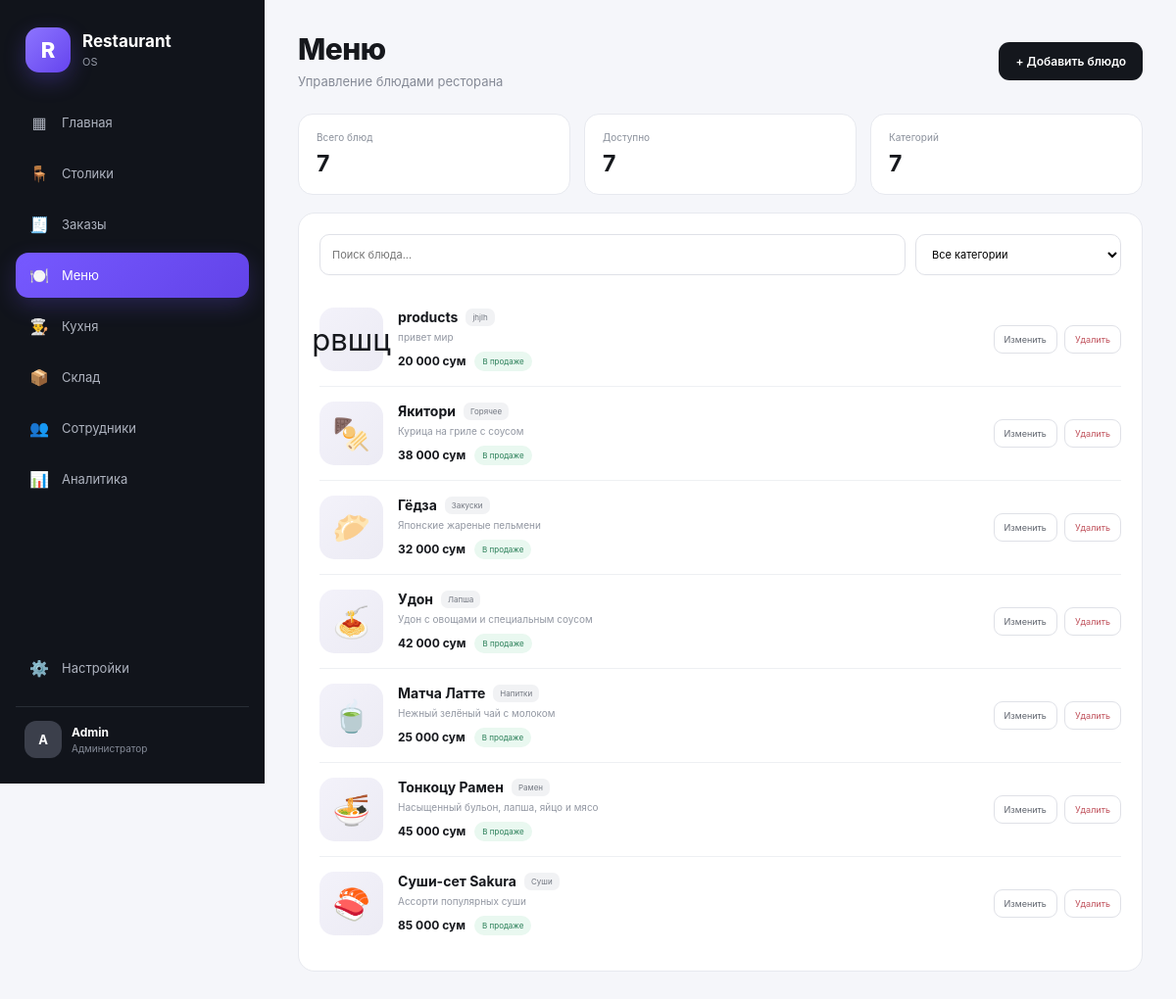
The page /menu on the database its author committed.
### tables this page shows
CREATE TABLE menu_items (
            id INTEGER PRIMARY KEY AUTOINCREMENT,
            name TEXT NOT NULL,
            category TEXT NOT NULL,
            description TEXT,
            price INTEGER NOT NULL,
            emoji TEXT DEFAULT '🍽️',
            available INTEGER NOT NULL DEFAULT 1,
            created_at TEXT NOT NULL
        );

### app.py (the view)
@app.route("/menu")
def menu_admin():
    menu = get_all_menu()
    categories = sorted(
        list(
            set(
                item["category"]
                for item in menu
            )
        )
    )
    return render_template(
        "menu.html",
        menu=menu,
        categories=categories
    )

### app.py (called while the page is built, shortened)
def get_db():
    connection = sqlite3.connect(DATABASE)
    connection.row_factory = sqlite3.Row
    return connection

def get_all_menu(include_unavailable=True):
    connection = get_db()
    if include_unavailable:
        items = connection.execute("""
            SELECT *
            FROM menu_items
            ORDER BY category, name
        """).fetchall()
    connection.close()
    return items

### templates/menu.html (shortened to what this page needs)
<!DOCTYPE html>
<html lang="ru">
<head>
    <link rel="stylesheet"
          href="{{ url_for('static', filename='style.css') }}">
</head>
<body>
<div class="app">
    <aside class="sidebar">
        <div class="logo">
            <div class="logo-icon">
                R
            </div>
            <div>
                <h2>
                    Restaurant
                </h2>
                <span>
                    OS
                </span>
            </div>
        </div>
        <nav class="menu">
            <a href="/"
               class="menu-item">
                <span>▦</span>
                Главная
            </a>
            <a href="/tables"
               class="menu-item">
                <span>🪑</span>
                Столики
            </a>
            <a href="#"
               class="menu-item">
                <span>🧾</span>
                Заказы
            </a>
            <a href="/menu"
               class="menu-item active">
                <span>🍽️</span>
                Меню
            </a>
            <a href="/kitchen"
               class="menu-item">
                <span>👨‍🍳</span>
                Кухня
            </a>
            <a href="#"
               class="menu-item">
                <span>📦</span>
                Склад
            </a>
            <a href="#"
               class="menu-item">
                <span>👥</span>
                Сотрудники
            </a>
            <a href="#"
               class="menu-item">
                <span>📊</span>
                Аналитика
            </a>
        </nav>
        <div class="sidebar-bottom">
            <a href="#"
               class="menu-item">
                <span>⚙️</span>
                Настройки
            </a>
            <div class="user">
                <div class="avatar">
                    A
                </div>
                <div>
                    <strong>
                        Admin
                    </strong>
                    <small>
                        Администратор
                    </small>
                </div>
            </div>
        </div>
    </aside>
    <main class="main">
        <div class="topbar">
            <div>
                <h1>
                    Меню
                </h1>
                <p>
                    Управление блюдами ресторана
                </p>
            </div>
            <button
                class="add-table-btn"
                onclick="openAddModal()">
                + Добавить блюдо
            </button>
        </div>
        <div class="menu-summary">
            <div class="menu-summary-card">
                <span>
                    Всего блюд
                </span>
                <strong>
                    {{ menu|length }}
                </strong>
            </div>
            <div class="menu-summary-card">
                <span>
                    Доступно
                </span>
                <strong>
                    {{
                        menu
                        |selectattr("available")
                        |list
                        |length
                    }}
                </strong>
            </div>
            <div class="menu-summary-card">
                <span>
                    Категорий
                </span>
                <strong>
                    {{ categories|length }}
                </strong>
            </div>
        </div>
        <section class="admin-menu-panel">
            <div class="menu-toolbar">
                <input
                    id="menuSearch"
                    type="text"
                    placeholder="Поиск блюда..."
                    oninput="filterMenu()">
                <select
                    id="categoryFilter"
                    onchange="filterMenu()">
                    <option value="all">
                        Все категории
                    </option>
                </select>
            </div>
            <div class="admin-menu-list"
                 id="menuList">
                {% for item in menu %}
                <article
                    class="admin-menu-item"
                    data-name="{{ item.name|lower }}"
                    data-category="{{ item.category }}">
                    <div class="admin-food-icon">
                        {{ item.emoji }}
                    </div>
                    <div class="admin-food-info">
                        <div class="admin-food-main">
                            <h3>
                                {{ item.name }}
                            </h3>
                            <span class="admin-category">
                                {{ item.category }}
                            </span>
                        </div>
                        <p>
                            {{ item.description }}
                        </p>
                        <div class="admin-food-meta">
                            <strong>
                                {{
                                    "{:,}".format(
                                        item.price
                                    ).replace(",", " ")
                                }}
                                сум
                            </strong>
                            {% if item.available %}
                                <span class="availability available">
                                    В продаже
                                </span>
                            {% else %}
                                <span class="availability unavailable">
                                    Нет в наличии
                                </span>
                            {% endif %}
                        </div>
                    </div>
                    <div class="admin-food-actions">
                        <button
                            onclick="openEditModal(
                                {{ item.id }},
                                '{{ item.name|replace("'", "\\'") }}',
                                '{{ item.category|replace("'", "\\'") }}',
                                '{{ (item.description or '')|replace("'", "\\'") }}',
                                {{ item.price }},
                                '{{ item.emoji }}',
                                {{ item.available }}
                            )">
                            Изменить
                        </button>
                        <form
                            method="POST"
                            action="/menu/{{ item.id }}/delete"
                            onsubmit="
                                return confirm(
                                    'Удалить это блюдо?'
                                );
                            ">
                            <button type="submit"
                                    class="delete-btn">
                                Удалить
                            </button>
                        </form>
                    </div>
                </article>
                {% endfor %}
            </div>
        </section>
    </main>
</div>
</body>
</html>

### rows shown on the page
menu_items: emoji "рвшц", name "products", category "jhjlh", description "привет мир", price "20 000", available "В продаже"
menu_items: emoji "🍢", name "Якитори", category "Горячее", description "Курица на гриле с соусом", price "38 000", available "В продаже"
menu_items: emoji "🥟", name "Гёдза", category "Закуски", description "Японские жареные пельмени", price "32 000", available "В продаже"
menu_items: emoji "🍝", name "Удон", category "Лапша", description "Удон с овощами и специальным соусом", price "42 000", available "В продаже"
menu_items: emoji "🍵", name "Матча Латте", category "Напитки", description "Нежный зелёный чай с молоком", price "25 000", available "В продаже"
menu_items: emoji "🍜", name "Тонкоцу Рамен", category "Рамен", description "Насыщенный бульон, лапша, яйцо и мясо", price "45 000", available "В продаже"
menu_items: emoji "🍣", name "Суши-сет Sakura", category "Суши", description "Ассорти популярных суши", price "85 000", available "В продаже"

### other values the page prints
{{ menu|length }} "7"
{{ categories|length }} "7"
